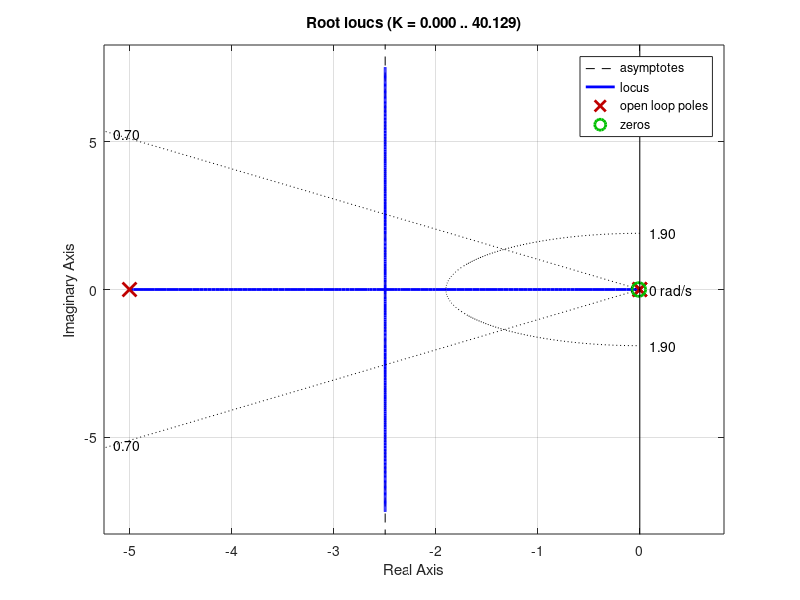

Here is the MATLAB script that generated this plot: (Note: this script raises an error after producing the figure.)

%% Initialize editor, clear workspace.
%% Ball and beam simulink 

clc
clear all
% mass of Ping Pong ball (kg)
m =  0.0027; 
%radius of ball (m)
R = 0.0201;  
% gravitational const. (m/s^2)
g = -9.81;
% Length of beam to pivot point (m)
L = 0.2; 
% lever arm offset
d = 0.05; 
% Moment of inertia of ball
J = 6.2e-7;  

s = tf('s');

P_ball = -m*g*d/L/(J/R^2+m)/s^2;

rlocus(P_ball)

sgrid(0.70, 1.9)

axis([-5 5 -2 2])

zo = 0.01;
po = 5;
C=tf([1 zo],[1 po]);

rlocus(C*P_ball)
sgrid(0.70, 1.9)

[k,poles]=rlocfind(C*P_ball)

sys_cl=feedback(k*C*P_ball,1);

t=0:0.01:5;
figure
step(0.25*sys_cl,t)

